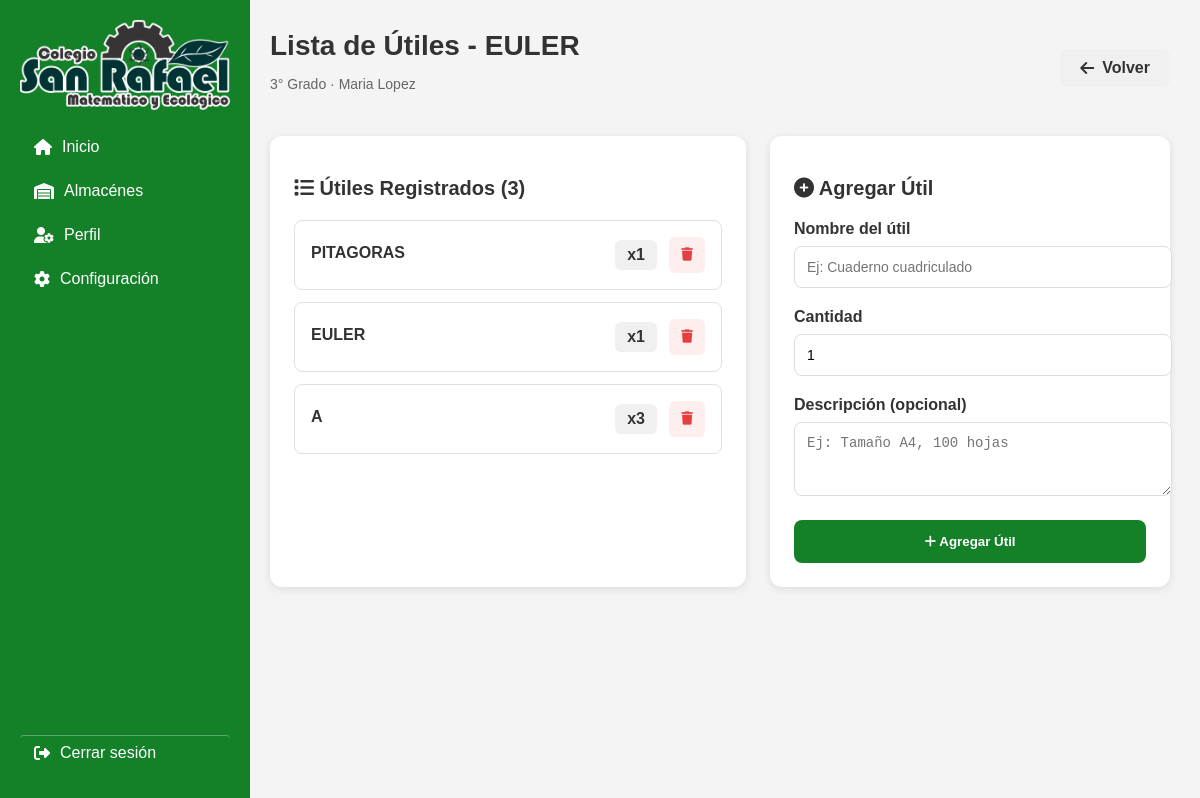
Page /entrega-utiles/salones/5/utiles/ on the committed database.
### app1/models.py (models this page shows, shortened)
class Salon(models.Model):
    TURNO_CHOICES = [
        ('Mañana', 'Mañana'),
        ('Tarde', 'Tarde'),
    ]
    GRADO_CHOICES = [
        (1, '1° Grado'),
        (2, '2° Grado'),
        (3, '3° Grado'),
        (4, '4° Grado'),
        (5, '5° Grado'),
        (6, '6° Grado'),
    ]
    nombre = models.CharField(max_length=100)
    codigo = models.CharField(max_length=10, unique=True)
    profesora = models.CharField(max_length=150)
    grado = models.IntegerField(choices=GRADO_CHOICES)
    turno = models.CharField(max_length=10, choices=TURNO_CHOICES, default='Mañana')
    fecha_creacion = models.DateTimeField(auto_now_add=True)
    class Meta:
        ordering = ['-fecha_creacion']
        verbose_name = 'Salón'
        verbose_name_plural = 'Salones'

class UtilEscolar(models.Model):
    salon = models.ForeignKey(
        Salon,
        on_delete=models.CASCADE,
        related_name='utiles'
    )
    nombre = models.CharField(max_length=200)
    cantidad = models.IntegerField(default=1)
    descripcion = models.TextField(blank=True, null=True)
    orden = models.IntegerField(default=0)
    fecha_creacion = models.DateTimeField(auto_now_add=True)
    class Meta:
        ordering = ['orden', 'nombre']
        verbose_name = 'Útil Escolar'
        verbose_name_plural = 'Útiles Escolares'

### app1/view/Entregautiles.py (the view)
# urls.py: path('entrega-utiles/salones/<int:salon_id>/utiles/', Entregautiles.lista_utiles, name='lista_utiles'),
def lista_utiles(request, salon_id):
    salon = get_object_or_404(Salon, pk=salon_id)
    utiles = salon.utiles.all()
    if request.method == 'POST':
        form = UtilEscolarForm(request.POST)
        if form.is_valid():
            util = form.save(commit=False)
            util.salon = salon
            util.orden = salon.utiles.count() + 1
            util.save()
            for alumno in salon.alumnos.all():
                EntregaUtil.objects.create(
                    alumno=alumno,
                    util=util,
                    cantidad_entregada=0,
                    entregado=False
                )
            messages.success(request, f'Útil "{util.nombre}" agregado exitosamente.')
            return redirect('lista_utiles', salon_id=salon.pk)
    else:
        form = UtilEscolarForm()
    return render(request, 'almacenes/almutiles/Entrega_Utiles/lista_utiles.html', {
        'salon': salon,
        'utiles': utiles,
        'form': form
    })

### app1/forms.py (shortened to what this page needs)
class UtilEscolarForm(forms.ModelForm):
    class Meta:
        model = UtilEscolar
        fields = ['nombre', 'cantidad', 'descripcion']
        widgets = {
            'nombre': forms.TextInput(attrs={
                'class': 'form-control',
                'placeholder': 'Ej: Cuaderno cuadriculado',
                'required': 'required'
            }),
            'cantidad': forms.NumberInput(attrs={
                'class': 'form-control',
                'placeholder': 'Ej: 2',
                'min': '1',
                'value': '1',
                'required': 'required'
            }),
            'descripcion': forms.Textarea(attrs={
                'class': 'form-control',
                'placeholder': 'Ej: Tamaño A4, 100 hojas',
                'rows': 3
            })
        }
        labels = {
            'nombre': 'Nombre del útil',
            'cantidad': 'Cantidad',
            'descripcion': 'Descripción (opcional)'
        }

### templates/almacenes/almutiles/Entrega_Utiles/lista_utiles.html (shortened to what this page needs)
{% extends 'layout.html' %}
{% load static %}
{% block content %}
<div class="container-utiles">
    <div class="header-section">
        <div class="header-title">
            <h1>Lista de Útiles - {{ salon.nombre }}</h1>
            <p>{{ salon.get_grado_display }} · {{ salon.profesora }}</p>
        </div>
        <a href="{% url 'detalle_salon' salon.pk %}" class="btn-back">
            <i class="fa-solid fa-arrow-left"></i> Volver
        </a>
    </div>
    <div class="grid-container">
        <div class="card">
            <h2><i class="fa-solid fa-list"></i> Útiles Registrados ({{ utiles.count }})</h2>
            {% if utiles %}
                {% for util in utiles %}
                <div class="util-item">
                    <div class="util-info">
                        <h3>{{ util.nombre }}</h3>
                    </div>
                    <div style="display: flex; align-items: center;">
                        <span class="util-cantidad">x{{ util.cantidad }}</span>
                        <div class="util-actions">
                            <form method="post" action="{% url 'eliminar_util' util.pk %}" style="margin: 0;">
                                <button type="submit" class="btn-icon delete"
                                        onclick="return confirm('¿Eliminar este útil?')">
                                    <i class="fa-solid fa-trash"></i>
                                </button>
                            </form>
                        </div>
                    </div>
                </div>
                {% endfor %}
            {% else %}
                <div class="empty-state">
                    <i class="fa-solid fa-inbox"></i>
                    <p>No hay útiles registrados aún</p>
                </div>
            {% endif %}
        </div>
        <div class="card">
            <h2><i class="fa-solid fa-plus-circle"></i> Agregar Útil</h2>
            <form method="post">
                <div class="form-group">
                    <label for="{{ form.nombre.id_for_label }}">Nombre del útil</label>
                    {{ form.nombre }}
                </div>
                <div class="form-group">
                    <label for="{{ form.cantidad.id_for_label }}">Cantidad</label>
                    {{ form.cantidad }}
                </div>
                <div class="form-group">
                    <label for="{{ form.descripcion.id_for_label }}">Descripción (opcional)</label>
                    {{ form.descripcion }}
                </div>
                <button type="submit" class="btn-submit">
                    <i class="fa-solid fa-plus"></i> Agregar Útil
                </button>
            </form>
        </div>
    </div>
</div>
{% endblock %}

### css/layout.css (style rules this page uses)
body { margin: 0; font-family: Arial, sans-serif; background-color: #f4f4f4; }

### templates/almacenes/almutiles/Entrega_Utiles/lista_utiles.html (style rules this page uses)
.container-utiles { max-width: 1200px; margin: 0 auto; padding: 30px; }
.header-section { display: flex; justify-content: space-between; align-items: center; margin-bottom: 30px; }
.header-title h1 { font-size: 28px; color: #333; margin: 0 0 5px 0; }
.header-title p { color: #666; font-size: 14px; }
.btn-back { padding: 10px 20px; background: #f0f0f0; border: none; border-radius: 8px; text-decoration: none; color: #333; font-weight: 600; display: inline-flex; align-items: center; gap: 8px; transition: all 0.3s; }
.grid-container { display: grid; grid-template-columns: 1fr 400px; gap: 24px; }
.card { background: white; border-radius: 12px; padding: 24px; box-shadow: 0 2px 8px rgba(0,0,0,0.1); }
.card h2 { font-size: 20px; margin-bottom: 20px; color: #333; }
.util-item { display: flex; justify-content: space-between; align-items: center; padding: 16px; border: 1px solid #e0e0e0; border-radius: 8px; margin-bottom: 12px; transition: all 0.3s; }
.util-info h3 { font-size: 16px; color: #333; margin: 0 0 4px 0; }
.util-cantidad { background: #f0f0f0; padding: 6px 12px; border-radius: 6px; font-weight: 600; color: #333; margin-right: 12px; }
.util-actions { display: flex; gap: 8px; }
.btn-icon { width: 36px; height: 36px; border: none; border-radius: 6px; cursor: pointer; display: flex; align-items: center; justify-content: center; transition: all 0.3s; }
.btn-icon.delete { background: #fee; color: #e53e3e; }
.form-group { margin-bottom: 20px; }
.form-group label { display: block; margin-bottom: 8px; font-weight: 600; color: #333; }
.form-control { width: 100%; padding: 12px; border: 1px solid #ddd; border-radius: 8px; font-size: 14px; transition: all 0.3s; }
.btn-submit { width: 100%; padding: 14px; background: #148129; color: white; border: none; border-radius: 8px; font-weight: 600; cursor: pointer; transition: all 0.3s; }

### rows in the picture
Salon: nombre "EULER", grado "3° Grado", profesora "Maria Lopez", count "3"
UtilEscolar: nombre "PITAGORAS", cantidad "1"
UtilEscolar: nombre "EULER", cantidad "1"
UtilEscolar: nombre "A", cantidad "3"
